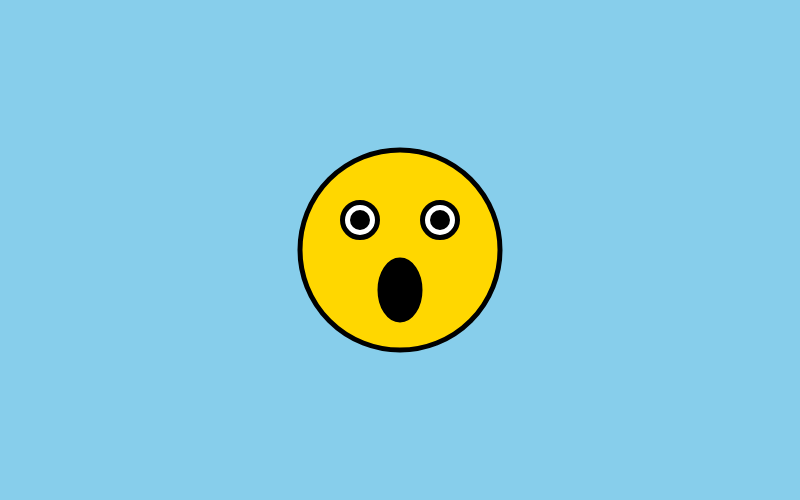
Frame 1 (no input)
Frame 60 (no input): identical to frame 1, image omitted
Frame 120 (the mouse pressed at the canvas centre since frame 60): identical to frame 1, image omitted

The p5.js sketch that drew this single still picture (run headless with seeded random() and noise() and a simulated clock; from frame 60 on, the mouse is pressed at the canvas centre):

// p5.js sketch
// ── sketch.js
function setup() {
  createCanvas(800, 500);
}

function draw() {
  background(135, 206, 235);

  stroke(0);
  strokeWeight(5);

  fill(255, 215, 0);
  circle(400, 250, 200);

  fill(255);
  circle(360, 220, 35);
  circle(440, 220, 35);

  fill(0);
  circle(360, 220, 15);
  circle(440, 220, 15);

  fill(0);
  ellipse(400, 290, 40, 60);
}
